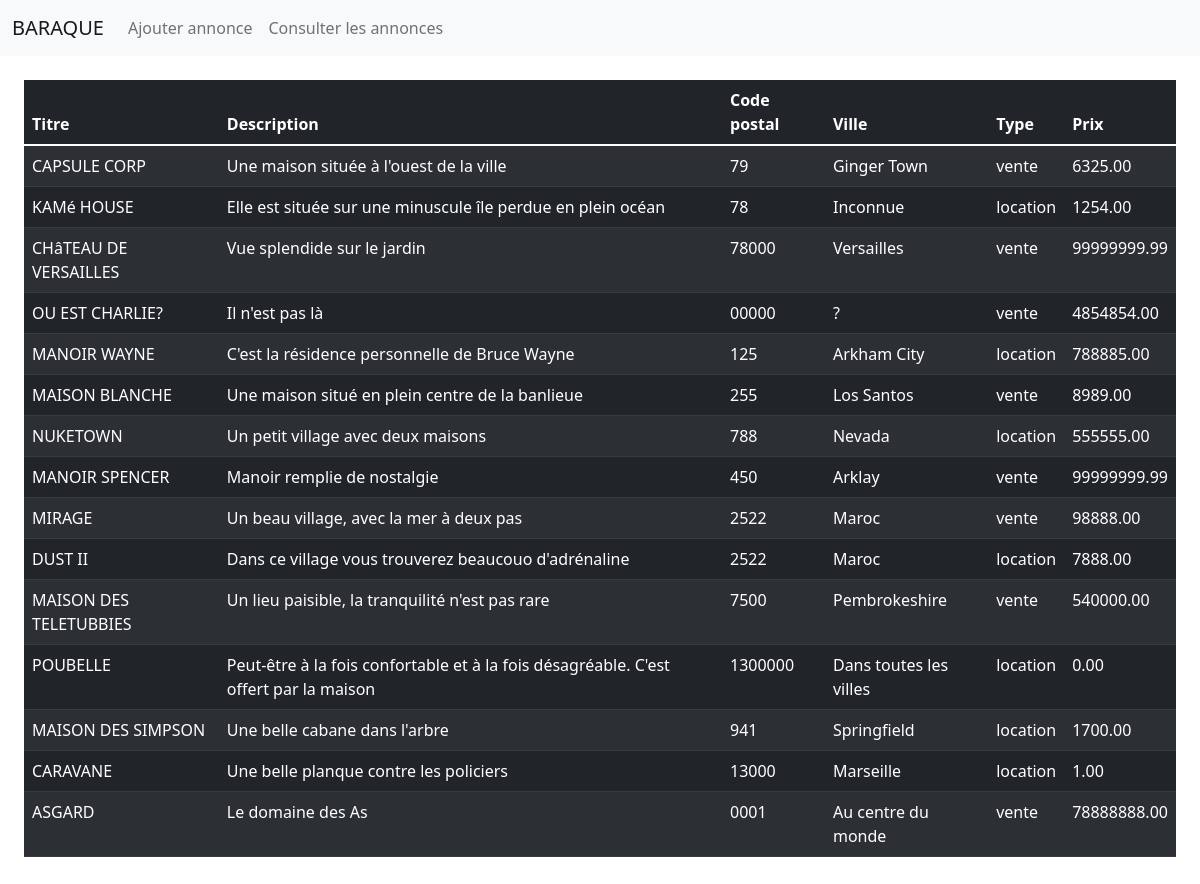
The page / on the database its author committed.
### tables this page shows
CREATE TABLE `advert` (
  `id` int(11) NOT NULL,
  `title` varchar(255) DEFAULT NULL,
  `description` varchar(255) DEFAULT NULL,
  `postal_code` varchar(255) DEFAULT NULL,
  `city` varchar(255) DEFAULT NULL,
  `type` enum('location','vente') DEFAULT NULL,
  `price` decimal(10,2) DEFAULT NULL,
  `reservation_message` varchar(255) DEFAULT NULL
);

### functions/requests.php (called while the page is built, shortened)
<?php
function recupererAnnonces($all = false) {
  $limit = "";
  if($all == false) {
    $limit = "LIMIT 15";
  }
  $pdo = new PDO('mysql:host=localhost;dbname=appart', "root", "", array(PDO::ATTR_ERRMODE=>PDO::ERRMODE_WARNING));
  $req="SELECT * FROM advert ORDER BY id DESC $limit;";
  $request = $pdo->prepare($req);
  $request->execute();
  return $request->fetchAll();
}
?>

### index.php (the view)
<?php
require_once 'functions/requests.php';
require_once 'templates/header.php';
$annonces = recupererAnnonces();
$html =<<<HTML
<div style="padding: 24px;">
  <table class="table table-dark table-striped">
    <thead>
      <tr>
        <th scope="col">Titre</th>
        <th scope="col">Description</th>
        <th scope="col">Code postal</th>
        <th scope="col">Ville</th>
        <th scope="col">Type</th>
        <th scope="col">Prix</th>
      </tr>
    </thead>
    <tbody>
HTML;
if(count($annonces) > 0) {
  foreach($annonces as $annonce) {
    $titre = strtoupper($annonce['title']);
    $html .=<<<HTML
        <tr>
          <td>$titre</td>
          <td>{$annonce['description']}</td>
          <td>{$annonce['postal_code']}</td>
          <td>{$annonce['city']}</td>
          <td>{$annonce['type']}</td>
          <td>{$annonce['price']}</td>
        </tr>
HTML;
  }
}
else {
  $html .= "<tr><td  colspan='6' style='text-align: center;'>Aucune annonce.</td></tr>";
}
$html .=<<<HTML
    </tbody>
  </table>
</div>
HTML;
echo $html;
require_once 'templates/footer.php';
?>

### templates/header.php (shortened to what this page needs)
<!DOCTYPE html>
<html lang="fr">
  <head>
      <link href="https://cdn.jsdelivr.net/npm/bootstrap@5.1.3/dist/css/bootstrap.min.css" rel="stylesheet">
  </head>
  <body>
    <nav class="navbar navbar-expand-lg navbar-light bg-light">
      <div class="container-fluid">
        <a class="navbar-brand" href="/">BARAQUE</a>
        <div class="collapse navbar-collapse" id="navbarNav">
          <ul class="navbar-nav">
            <li class="nav-item">
              <a class="nav-link" href="/pages/ajout_annonce.php">Ajouter annonce</a>
            </li>
            <li class="nav-item">
              <a class="nav-link" href="/pages/annonces.php">Consulter les annonces</a>
            </li>
          </ul>
        </div>
      </div>
    </nav>

### templates/footer.php (shortened to what this page needs)
  </body>
</html>

### rows shown on the page
advert: title "CAPSULE CORP", description "Une maison située à l'ouest de la ville", postal_code "79", city "Ginger Town", type "vente", price "6325.00"
advert: title "KAMé HOUSE", description "Elle est située sur une minuscule île perdue en plein océan", postal_code "78", city "Inconnue", type "location", price "1254.00"
advert: title "CHâTEAU DE VERSAILLES", description "Vue splendide sur le jardin", postal_code "78000", city "Versailles", type "vente", price "99999999.99"
advert: title "OU EST CHARLIE?", description "Il n'est pas là", postal_code "00000", city "?", type "vente", price "4854854.00"
advert: title "MANOIR WAYNE", description "C'est la résidence personnelle de Bruce Wayne", postal_code "125", city "Arkham City", type "location", price "788885.00"
advert: title "MAISON BLANCHE", description "Une maison situé en plein centre de la banlieue", postal_code "255", city "Los Santos", type "vente", price "8989.00"
advert: title "NUKETOWN", description "Un petit village avec deux maisons", postal_code "788", city "Nevada", type "location", price "555555.00"
advert: title "MANOIR SPENCER", description "Manoir remplie de nostalgie", postal_code "450", city "Arklay", type "vente", price "99999999.99"
advert: title "MIRAGE", description "Un beau village, avec la mer à deux pas", postal_code "2522", city "Maroc", type "vente", price "98888.00"
advert: title "DUST II", description "Dans ce village vous trouverez beaucouo d'adrénaline", postal_code "2522", city "Maroc", type "location", price "7888.00"
advert: title "MAISON DES TELETUBBIES", description "Un lieu paisible, la tranquilité n'est pas rare", postal_code "7500", city "Pembrokeshire", type "vente", price "540000.00"
advert: title "POUBELLE", description "Peut-être à la fois confortable et à la fois désagréable. C'est offert par la maison", postal_code "1300000", city "Dans toutes les villes", type "location", price "0.00"
advert: title "MAISON DES SIMPSON", description "Une belle cabane dans l'arbre", postal_code "941", city "Springfield", type "location", price "1700.00"
advert: title "CARAVANE", description "Une belle planque contre les policiers", postal_code "13000", city "Marseille", type "location", price "1.00"
advert: title "ASGARD", description "Le domaine des As", postal_code "0001", city "Au centre du monde", type "vente", price "78888888.00"
